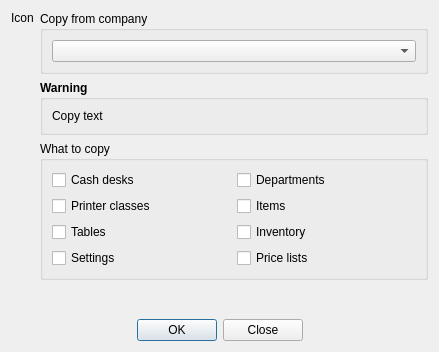
<?xml version="1.0" encoding="UTF-8"?>
<ui version="4.0">
 <class>CopyToolDialog</class>
 <widget class="QDialog" name="CopyToolDialog">
  <property name="geometry">
   <rect>
    <x>0</x>
    <y>0</y>
    <width>439</width>
    <height>352</height>
   </rect>
  </property>
  <property name="windowTitle">
   <string>Copy tool</string>
  </property>
  <layout class="QVBoxLayout" name="verticalLayout_6">
   <item>
    <layout class="QHBoxLayout" name="horizontalLayout" stretch="0,1">
     <item>
      <layout class="QVBoxLayout" name="verticalLayout_5">
       <item>
        <widget class="QLabel" name="labelIcon">
         <property name="text">
          <string>Icon</string>
         </property>
        </widget>
       </item>
       <item>
        <spacer name="verticalSpacer">
         <property name="orientation">
          <enum>Qt::Orientation::Vertical</enum>
         </property>
         <property name="sizeHint" stdset="0">
          <size>
           <width>20</width>
           <height>29</height>
          </size>
         </property>
        </spacer>
       </item>
      </layout>
     </item>
     <item>
      <layout class="QVBoxLayout" name="verticalLayout_4">
       <item>
        <widget class="QGroupBox" name="groupBoxUtility">
         <property name="title">
          <string>Copy from company</string>
         </property>
         <layout class="QVBoxLayout" name="verticalLayout_3">
          <item>
           <widget class="QComboBox" name="comboBoxCompany"/>
          </item>
         </layout>
        </widget>
       </item>
       <item>
        <widget class="QGroupBox" name="groupBoxWarning">
         <property name="font">
          <font>
           <bold>true</bold>
          </font>
         </property>
         <property name="title">
          <string>Warning</string>
         </property>
         <layout class="QVBoxLayout" name="verticalLayout">
          <item>
           <widget class="QLabel" name="labelWarning">
            <property name="font">
             <font>
              <bold>false</bold>
             </font>
            </property>
            <property name="text">
             <string>Copy text</string>
            </property>
            <property name="wordWrap">
             <bool>true</bool>
            </property>
           </widget>
          </item>
         </layout>
        </widget>
       </item>
       <item>
        <widget class="QGroupBox" name="groupBoxDelete">
         <property name="title">
          <string>What to copy</string>
         </property>
         <layout class="QVBoxLayout" name="verticalLayout_2">
          <item>
           <layout class="QGridLayout" name="gridLayout">
            <item row="1" column="1">
             <widget class="QCheckBox" name="checkBoxItem">
              <property name="text">
               <string>Items</string>
              </property>
             </widget>
            </item>
            <item row="2" column="1">
             <widget class="QCheckBox" name="checkBoxInventory">
              <property name="text">
               <string>Inventory</string>
              </property>
             </widget>
            </item>
            <item row="3" column="1">
             <widget class="QCheckBox" name="checkBoxPriceList">
              <property name="text">
               <string>Price lists</string>
              </property>
             </widget>
            </item>
            <item row="0" column="1">
             <widget class="QCheckBox" name="checkBoxDepartment">
              <property name="text">
               <string>Departments</string>
              </property>
             </widget>
            </item>
            <item row="0" column="0">
             <widget class="QCheckBox" name="checkBoxCashDesk">
              <property name="text">
               <string>Cash desks</string>
              </property>
             </widget>
            </item>
            <item row="1" column="0">
             <widget class="QCheckBox" name="checkBoxPrinterClass">
              <property name="text">
               <string>Printer classes</string>
              </property>
             </widget>
            </item>
            <item row="2" column="0">
             <widget class="QCheckBox" name="checkBoxTable">
              <property name="text">
               <string>Tables</string>
              </property>
             </widget>
            </item>
            <item row="3" column="0">
             <widget class="QCheckBox" name="checkBoxSettings">
              <property name="text">
               <string>Settings</string>
              </property>
             </widget>
            </item>
           </layout>
          </item>
         </layout>
        </widget>
       </item>
      </layout>
     </item>
    </layout>
   </item>
   <item>
    <spacer name="verticalSpacer_2">
     <property name="orientation">
      <enum>Qt::Orientation::Vertical</enum>
     </property>
     <property name="sizeHint" stdset="0">
      <size>
       <width>20</width>
       <height>28</height>
      </size>
     </property>
    </spacer>
   </item>
   <item>
    <widget class="QDialogButtonBox" name="buttonBox">
     <property name="orientation">
      <enum>Qt::Orientation::Horizontal</enum>
     </property>
     <property name="standardButtons">
      <set>QDialogButtonBox::StandardButton::Close|QDialogButtonBox::StandardButton::Ok</set>
     </property>
     <property name="centerButtons">
      <bool>true</bool>
     </property>
    </widget>
   </item>
  </layout>
 </widget>
 <resources/>
 <connections>
  <connection>
   <sender>buttonBox</sender>
   <signal>accepted()</signal>
   <receiver>CopyToolDialog</receiver>
   <slot>accept()</slot>
   <hints>
    <hint type="sourcelabel">
     <x>248</x>
     <y>254</y>
    </hint>
    <hint type="destinationlabel">
     <x>157</x>
     <y>274</y>
    </hint>
   </hints>
  </connection>
  <connection>
   <sender>buttonBox</sender>
   <signal>rejected()</signal>
   <receiver>CopyToolDialog</receiver>
   <slot>reject()</slot>
   <hints>
    <hint type="sourcelabel">
     <x>316</x>
     <y>260</y>
    </hint>
    <hint type="destinationlabel">
     <x>286</x>
     <y>274</y>
    </hint>
   </hints>
  </connection>
 </connections>
</ui>
